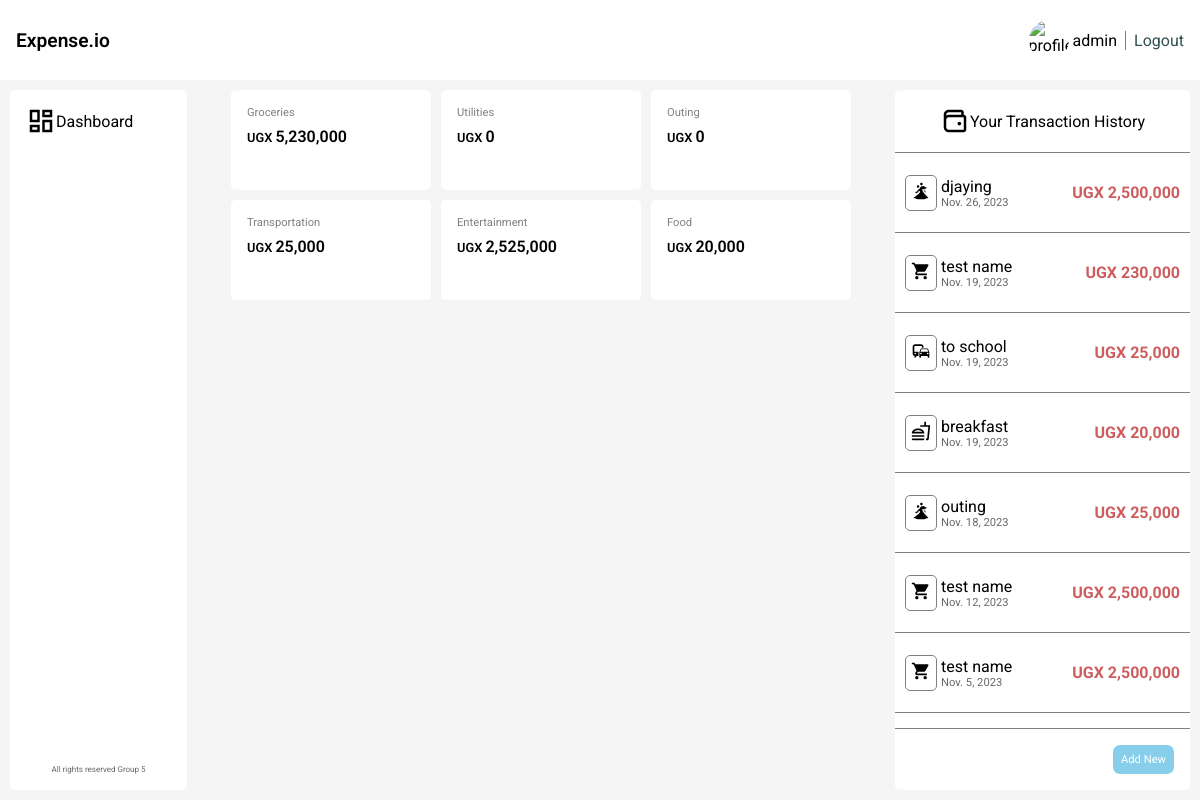
The app's page / (signed in) with its own data.
### core/models.py (models this page shows, shortened)
class Category(models.Model):
    name = models.CharField(max_length=50)
    created_at = models.DateTimeField(auto_now_add=True)
    def __str__(self) -> str:
        return self.name
    class Meta:
        verbose_name_plural = 'Categories'

class Expense(models.Model):
    name = models.CharField(max_length=50)
    amount = models.BigIntegerField()
    category = models.ForeignKey(Category, on_delete=models.CASCADE)
    date = models.DateField()

### core/views.py (the view)
# urls.py: path('', views.index, name='index'),
def index(request):
    categories = []
    _categories = Category.objects.all()
    for category in _categories:
        total_expenditure = category.expense_set.aggregate(Sum('amount'))['amount__sum'] or 0
        categories.append({
            'category': category,
            'total_expenditure': total_expenditure
        })
    expenses = Expense.objects.all().order_by('-date')
    context = { 'categories': categories, 'expenses': expenses }
    return render(request, 'core/index.html', context)

### core/templatetags/intcomma.py (called while the page is built)
@register.filter()
def intcomma(value):
    return "{:,}".format(int(value))

### core/templates/core/index.html (shortened to what this page needs)
{% load static %}
{% load intcomma %}
<!DOCTYPE html>
<html lang="en">
<head>
    <link rel="stylesheet" href="{% static 'css/main.css' %}">
    <link rel="stylesheet" href="{% static 'css/index.css' %}">
</head>
<body>
    <div class="body">
        <div class="navbar">
            <div class="logo">Expense.io</div>
            <div class="profile">
                {% if user.is_authenticated %}
                    <img src="{% static 'images/profile.jpg' %}" alt="profile">
                    <p class="username">
                        {{ user.username }}
                    </p>
                    <a href="{% url 'users:logout' %}">Logout</a>
                {% else %}
                    <a href="{% url 'users:register' %}">Register</a>
                    <a href="{% url 'users:login' %}">Login</a>
                {% endif %}
            </div>
        </div>
        <div class="main">
            <div class="sidebar">
                <div class="tile">
                    <svg style="width: 30px; height: auto;" xmlns="http://www.w3.org/2000/svg" viewBox="0 0 24 24">
                        <title>view-dashboard-outline</title>
                        <path
                            d="M19,5V7H15V5H19M9,5V11H5V5H9M19,13V19H15V13H19M9,17V19H5V17H9M21,3H13V9H21V3M11,3H3V13H11V3M21,11H13V21H21V11M11,15H3V21H11V15Z" />
                    </svg>
                    <span>Dashboard</span>
                </div>
                <p class="copy">All rights reserved Group 5</p>
            </div>
            <div class="categories">
                {% for category in categories %}
                    <div class="category">
                        <p class="name">{{ category.category.name }}</p>
                        <p class="total">
                            UGX
                            <span>{{ category.total_expenditure|intcomma }}</span>
                        </p>
                    </div>
                {% endfor %}
            </div>
            <div class="aside">
                <div class="header">
                    <span>Your Transaction History</span>
                </div>
                <div class="transactions">
                    {% for expense in expenses %}
                        <div class="transaction">
                            <div class="icon">
                            </div>
                            <div class="details">
                                <p class="name">{{ expense.name }}</p>
                                <p class="date">{{ expense.date }}</p>
                            </div>
                            <p class="value">
                                UGX
                                <span>{{ expense.amount|intcomma }}</span>
                            </p>
                        </div>
                    {% endfor %}
                </div>
                <div class="footer">
                    <button class="new">Add New</button>
                </div>
            </div>
        </div>
    </div>
</body>
</html>

### expense_tracker/static/css/main.css (style rules this page uses)
* { margin: 0; padding: 0; font-size: calc(0.8vh + 0.8vw); font-family: 'Roboto', Arial, Helvetica, sans-serif; box-sizing: border-box; }
body { height: 100vh; width: 100vw; }

### core/static/css/index.css (style rules this page uses)
div.body { height: 100%; width: 100%; }
div.main { background-color: whitesmoke; display: flex; height: 90%; width: 100%; padding: 10px; }
div.navbar { display: flex; justify-content: center; align-items: center; padding: 16px; height: 10%; background-color: white; }
.navbar > .logo { font-weight: 600; font-size: 1.2rem; }
.navbar > .profile { margin-left: auto; display: flex; justify-content: center; align-items: center; font-size: 0.7rem; }
.navbar > .profile a { margin-left: 8px; padding-left: 8px; border-left: 0.7px solid grey; color: darkslategrey; text-decoration: none; transition: scale 0.3s ease-in-out; }
.navbar img { width: 40px; height: 40px; border-radius: 100%; margin-right: 4px; }
div.sidebar { width: 15%; height: 100%; padding: 16px; border-radius: 5px; background-color: white; display: flex; flex-direction: column; }
.sidebar .tile { display: flex; align-items: center; }
.sidebar > .copy { font-size: 0.5rem; text-align: center; margin-top: auto; color:dimgrey; }
div.categories { width: 60%; padding: 0 10px; display: flex; flex-wrap: wrap; gap: 10px; justify-content: center; align-content: start; }
div.category { background-color: white; border-radius: 5px; height: 100px; padding: 16px; width: clamp(100px, 200px, 200px); }
.category > .name { font-size: 0.7rem; color: grey; }
.category > .total { font-weight: 600; font-size: 0.8rem; margin-top: 8px; }
div.aside { background-color: white; border-radius: 5px; height: 100%; width: 25%; display: flex; flex-direction: column; }
.aside > .header { padding: 16px 8px; border-bottom: 0.2px solid grey; display: flex; align-items: center; justify-content: center; }
.aside .transactions { max-height: 100%; flex: 1 1 auto; overflow-y: scroll; }
.aside .transaction { border-bottom: 0.2px solid grey; padding: 10px; display: flex; align-items: center; height: 80px; font-size: 23px; }
.transaction > .icon { border: 0.4px solid grey; border-radius: 5px; padding: 5px; margin-right: 4px; }
.transaction > .value { margin-left: auto; color: indianred; font-weight: bold; }
.transaction .date { color: dimgray; font-size: 0.7rem; }
.aside > .footer { margin-top: auto; padding: 16px; border-top: 0.5px solid grey; display: flex; }
.footer .new { margin-left: auto; padding: 8px; font-size: 0.7rem; background-color: skyblue; border: none; border-radius: 7px; color: white; transition: scale 0.2s ease-in-out; }

### records on screen
Category: category.name "Groceries", total_expenditure "5,230,000"
Category: category.name "Utilities", total_expenditure "0"
Category: category.name "Outing", total_expenditure "0"
Category: category.name "Transportation", total_expenditure "25,000"
Category: category.name "Entertainment", total_expenditure "2,525,000"
Category: category.name "Food", total_expenditure "20,000"
Expense: name "djaying", date "Nov. 26, 2023", amount "2,500,000"
Expense: name "test name", date "Nov. 19, 2023", amount "230,000"
Expense: name "to school", date "Nov. 19, 2023", amount "25,000"
Expense: name "breakfast", date "Nov. 19, 2023", amount "20,000"
Expense: name "outing", date "Nov. 18, 2023", amount "25,000"
Expense: name "test name", date "Nov. 12, 2023", amount "2,500,000"
Expense: name "test name", date "Nov. 5, 2023", amount "2,500,000"

### other values on screen
{{ user.username }} "admin"
